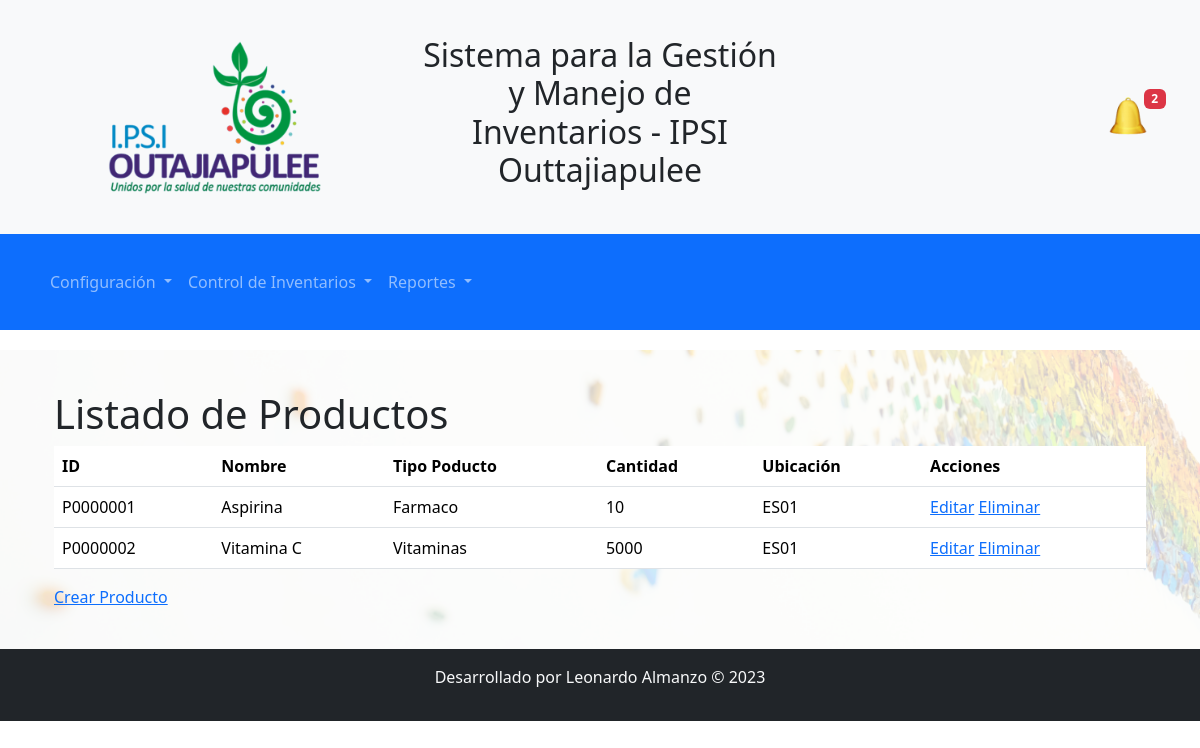
Page /accounts/listar_productos/ on the committed database.
### control_inventarios/models.py (models this page shows, shortened)
class Producto(models.Model):
    CATEGORIAS = (
        ('Medicamento', 'Medicamento'),
        ('Suministro', 'Suministro'),
    )
    id = models.CharField(primary_key=True, max_length=8, null=False)
    NombreProducto = models.CharField(max_length=255, null=False)
    categoria = models.CharField(max_length=255, choices=CATEGORIAS, null=False)
    TipoProducto = models.CharField(max_length=255, null=False)
    Concentracion = models.CharField(max_length=255)
    FormaFarmaceutica = models.CharField(max_length=255)
    UnidadesMedida = models.CharField(max_length=255, null=False)
    NumeroLote = models.CharField(max_length=255)
    FechaVencimiento = models.DateField(default=None, null=False)
    CantidadStock = models.IntegerField(default=0, null=False)
    NivelReorden = models.IntegerField(default=0, null=False)
    Proveedor = models.ForeignKey(Proveedor, on_delete=models.CASCADE)
    NumeroReferencia = models.CharField(max_length=255)
    UbicacionAlmacen = models.CharField(max_length=255, null=False)

### control_inventarios/views.py (the view)
# urls.py: path('listar_productos/', views.listar_productos, name='listar_productos'),
def listar_productos(request):
    productos = Producto.objects.all()
    return render(request, 'control_inventarios/listar_productos.html', {'productos': productos})

### control_inventarios/templates/control_inventarios/listar_productos.html (shortened to what this page needs)
{% extends 'base.html' %}
{% block content %}
<div class="container">
    <h1>Listado de Productos</h1>
    {% if productos %}
        <table class="table">
            <thead>
                <tr>
                    <th>ID</th>
                    <th>Nombre</th>
                    <th>Tipo Poducto</th>
                    <th>Cantidad</th>
                    <th>Ubicación</th>
                    <th>Acciones</th>
                </tr>
            </thead>
            <tbody>
                {% for producto in productos %}
                    <tr>
                        <td>{{ producto.id }}</td>
                        <td>{{ producto.NombreProducto }}</td>
                        <td>{{ producto.TipoProducto }}</td>
                        <td>{{ producto.CantidadStock }}</td>
                        <td>{{ producto.UbicacionAlmacen }}</td>
                        <td>
                            <a href="{% url 'editar_producto' pk=producto.id %}">Editar</a>
                            <a href="{% url 'eliminar_producto' pk=producto.id %}">Eliminar</a>
                        </td>
                    </tr>
                {% endfor %}
            </tbody>
        </table>
    {% else %}
        <p>No hay productos registrados.</p>
    {% endif %}
    <a href="{% url 'crear_producto' %}">Crear Producto</a>
</div>
{% endblock %}

### static/css/styles.css (style rules this page uses)
body { font-family: 'Roboto', sans-serif; background-color: #f8f9fa; }
.container { max-width: 100%; margin: 0 auto; padding: 20px; }

### rows in the picture
Producto: id "P0000001", NombreProducto "Aspirina", TipoProducto "Farmaco", CantidadStock "10", UbicacionAlmacen "ES01"
Producto: id "P0000002", NombreProducto "Vitamina C", TipoProducto "Vitaminas", CantidadStock "5000", UbicacionAlmacen "ES01"
